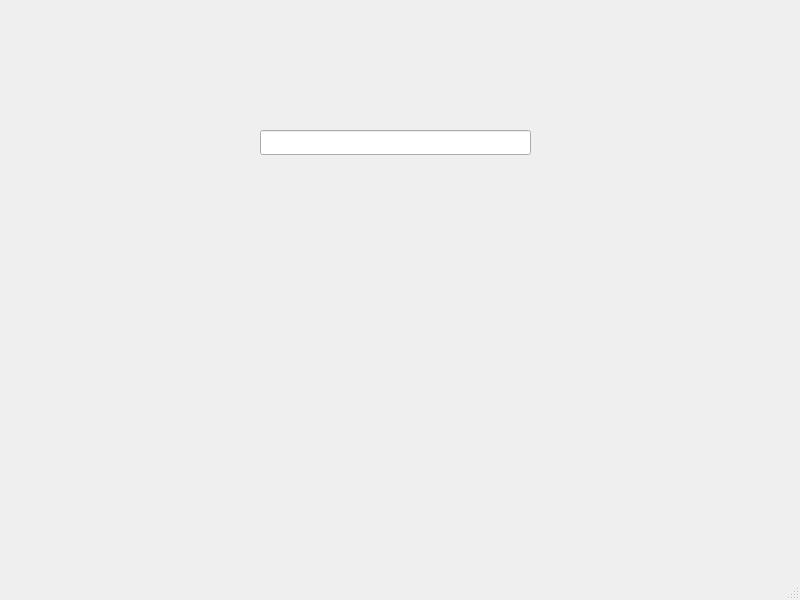
<?xml version="1.0" encoding="UTF-8"?>
<ui version="4.0">
 <class>MainWindow</class>
 <widget class="QMainWindow" name="MainWindow">
  <property name="geometry">
   <rect>
    <x>0</x>
    <y>0</y>
    <width>800</width>
    <height>600</height>
   </rect>
  </property>
  <property name="windowTitle">
   <string>MainWindow</string>
  </property>
  <widget class="QWidget" name="centralwidget">
   <widget class="QLineEdit" name="lineEdit">
    <property name="geometry">
     <rect>
      <x>260</x>
      <y>130</y>
      <width>271</width>
      <height>25</height>
     </rect>
    </property>
   </widget>
   <widget class="QLabel" name="label">
    <property name="geometry">
     <rect>
      <x>265</x>
      <y>240</y>
      <width>41</width>
      <height>20</height>
     </rect>
    </property>
    <property name="autoFillBackground">
     <bool>false</bool>
    </property>
    <property name="text">
     <string/>
    </property>
    <property name="wordWrap">
     <bool>false</bool>
    </property>
   </widget>
  </widget>
  <widget class="QMenuBar" name="menubar">
   <property name="geometry">
    <rect>
     <x>0</x>
     <y>0</y>
     <width>800</width>
     <height>22</height>
    </rect>
   </property>
  </widget>
  <widget class="QStatusBar" name="statusbar"/>
 </widget>
 <resources/>
 <connections/>
</ui>
